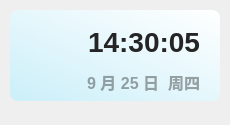
<?xml version="1.0" encoding="UTF-8"?>
<ui version="4.0">
 <class>Theme</class>
 <widget class="QWidget" name="Form">
  <property name="geometry">
   <rect>
    <x>0</x>
    <y>0</y>
    <width>230</width>
    <height>125</height>
   </rect>
  </property>
  <property name="minimumSize">
   <size>
    <width>0</width>
    <height>0</height>
   </size>
  </property>
  <property name="maximumSize">
   <size>
    <width>16777215</width>
    <height>65536</height>
   </size>
  </property>
  <property name="windowTitle">
   <string>时间</string>
  </property>
  <widget class="QLabel" name="date_text">
   <property name="geometry">
    <rect>
     <x>30</x>
     <y>70</y>
     <width>170</width>
     <height>24</height>
    </rect>
   </property>
   <property name="font">
    <font>
     <family>Microsoft YaHei UI</family>
     <pointsize>12</pointsize>
     <weight>75</weight>
     <bold>true</bold>
    </font>
   </property>
   <property name="styleSheet">
    <string notr="true">color: rgba(0, 0, 0, 90);
font-weight: bold;</string>
   </property>
   <property name="text">
    <string>9 月 25 日  周四</string>
   </property>
   <property name="textFormat">
    <enum>Qt::PlainText</enum>
   </property>
   <property name="alignment">
    <set>Qt::AlignRight|Qt::AlignTrailing|Qt::AlignVCenter</set>
   </property>
  </widget>
  <widget class="QLabel" name="time_text">
   <property name="geometry">
    <rect>
     <x>30</x>
     <y>18</y>
     <width>170</width>
     <height>48</height>
    </rect>
   </property>
   <property name="font">
    <font>
     <family>Microsoft YaHei UI</family>
     <pointsize>21</pointsize>
     <weight>75</weight>
     <bold>true</bold>
    </font>
   </property>
   <property name="styleSheet">
    <string notr="true">border: none;
color: rgba(37, 37, 37, 255);
font-weight: bold</string>
   </property>
   <property name="text">
    <string>14:30:05</string>
   </property>
   <property name="textFormat">
    <enum>Qt::PlainText</enum>
   </property>
   <property name="alignment">
    <set>Qt::AlignRight|Qt::AlignTrailing|Qt::AlignVCenter</set>
   </property>
  </widget>
  <widget class="QLabel" name="backgnd">
   <property name="geometry">
    <rect>
     <x>10</x>
     <y>10</y>
     <width>210</width>
     <height>91</height>
    </rect>
   </property>
   <property name="styleSheet">
    <string notr="true">background-color: qlineargradient(spread:pad, x1:0, y1:1, x2:1, y2:0, stop:0 rgba(203, 239, 249, 255), stop:1 rgba(255, 255, 255, 255));
border-radius: 8px</string>
   </property>
   <property name="text">
    <string/>
   </property>
  </widget>
  <widget class="QLabel" name="img">
   <property name="geometry">
    <rect>
     <x>10</x>
     <y>10</y>
     <width>91</width>
     <height>91</height>
    </rect>
   </property>
   <property name="styleSheet">
    <string notr="true"/>
   </property>
   <property name="pixmap">
    <pixmap>img/1.png</pixmap>
   </property>
   <property name="scaledContents">
    <bool>true</bool>
   </property>
  </widget>
  <zorder>backgnd</zorder>
  <zorder>img</zorder>
  <zorder>date_text</zorder>
  <zorder>time_text</zorder>
 </widget>
 <resources/>
 <connections/>
</ui>
